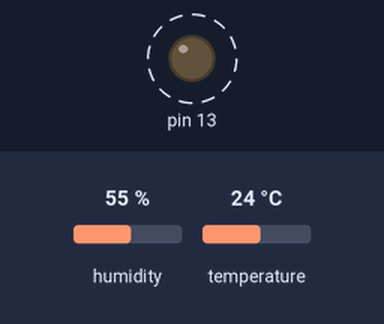
Bench run of a sketch on a simulated Arduino Uno, built with avr-gcc and run on an emulated ATmega328P. On the bench: output pins drawn as LEDs (lit = HIGH). Dashed ring = blinking. Inputs (shaded band) come from the test bench; at power-on: humidity 55 %, temperature 24 °C. What the sketch prints to the serial monitor is not drawn.

Above: at 0.7 s.
Timing chart, 0 to 5.8 s (numbered marks = the images above):
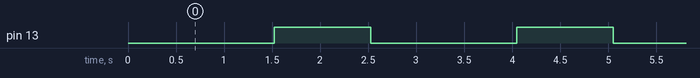

Measured:
- by itself, pin 13: alternates HIGH for 1.0 s and LOW for 1.5 s

The sketch:

DH11_v1_1.ino
```cpp
#include <DHT.h>

// what pin on sheild connected to
#define DHTPIN 2

// DHT 11 sensor
#define DHTTYPE DHT11

DHT dht(DHTPIN, DHTTYPE);

void setup() {
  Serial.begin(9600);
  //Serial.println("Sensors Activated");
  pinMode(13, OUTPUT);
  dht.begin();
}


void loop() {

  //loop to count the amount of readings
  for(int i=1; i > 0; i++){

    //Turn off led for 1.5 sec
    digitalWrite(13, LOW);
    delay(1500);


    // Reading temperature or humidity takes about 250 milliseconds!
    // Sensor readings may also be up to 2 seconds 'old'
    float h = dht.readHumidity();
    // Read temperature as Celsius
    float t = dht.readTemperature();

    // Read temperature as Fahrenheit
    float f = dht.readTemperature(true);

    // Check if any reads failed and exit early (to try again).
    if (isnan(h) || isnan(t) || isnan(f)) {
      Serial.println("Failed to read from DHT sensor!");
      return;
    }

    // Compute heat index
    // Must send in temp in Fahrenheit!
    float hi = dht.computeHeatIndex(f, h);

    //print the count, amount of readings taken
    Serial.print(i);
    Serial.print(" \t");

    //print Humidity
    Serial.print("Humidity: ");
    Serial.print(h);
    Serial.print(" %\t");

    //print the temperature in degrees celsius
    Serial.print("Temperature: ");
    Serial.print(t);
    Serial.print(" *C ");
    Serial.print(" \t");

    //print the temperature in degrees fahrenheit
    //Serial.print(f);
    //Serial.print(" *F\t");
    //Serial.print(" \t");


    //print the heat index
    Serial.print("Heat index: ");
    Serial.print(hi);
    Serial.println(" *F");

    //turn on led for 1 second
    digitalWrite(13, HIGH);
    delay(1000);
  }
}
```
